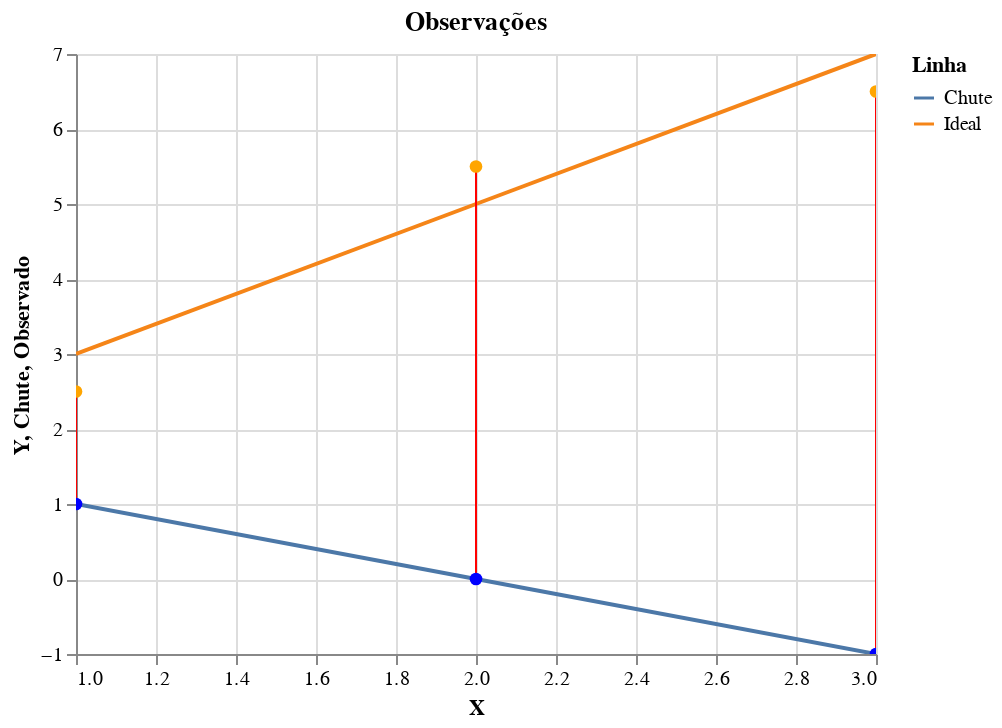

The cell this chart's notebook holds for it:
### Markdown cell above
### Um exemplo

Eu sei que é meio confuso, então vamos resolver um exercício simples: vamos tentar aproximar uma linha com três pontos.

<div style="text-align:center"><img src="https://media.giphy.com/media/HBWbIuHvXI2Eo/giphy.gif" width="30%"/></div>

Nesse exemplo, a linha representaria a **densidade real** da água, enquanto os pontos seriam **experimentos realizados**, mas agora vamos usar os termos $x$ e $y$ para simplificar o problema de um jeito que seria mais fácil de generalizar para outros casos.

Vamos fingir que pra linha temos:

$$f(x) = y = 2 \cdot x + 1 $$

E para os pontos observados:

$$p_1 = (1, 2.5)$$
$$p_2 = (2, 3.5)$$
$$p_3 = (3, 6.5)$$

> Note: estamos procurando a linha que reduz o erro, e essa pode ser (e provavelmente seria) diferente da linha ideal, livre de ruído. Nesse exemplo o nosso erro é de sempre $±0.5$, o que não aconteceria na vida real. Por conta disso, o nosso chute vai se aproximar da linha ideal no nosso exemplo.

#### Chute inicial

Quando eu estava realizando os experimentos, nós tentamos dar um chute inicial que se aproximasse ao máximo da nossa função de verdade. Na prática não é assim que acontece. Um bom primeiro chute reduz o número de passos que vamos dar. Mas na prática, quando lidamos com problemas mais complexos, não sabemos exatamente o que seria um bom ou mal chute, então escolhemos valores aleatórios para os parâmetros nossa linha ($m$ e $b$) - que também podemos chamar de **pesos** da nossa função.

### Code cell
#hide_input
from typing import List
import numpy as np
import pandas as pd
import altair as alt

def y_linha(x_list: List[float], m: float, b: float) -> List:
    """Retorna os valores de y dado x seguindo comportamento linear."""
    return [m*x+b for x in x_list]

# lists
m_chute = -1
b_chute = 2
x = [1, 2, 3]

y_ideal = [3, 5, 7]
y_obs = [2.5, 5.5, 6.5]
y_chute = y_linha(x, m_chute, b_chute)

# dataframes
df_linhas = pd.DataFrame({
    'Y': y_ideal + y_chute,
    'X': x + x,
    'Linha': ['Ideal']*3 + ['Chute']*3
})

df_pontos = pd.DataFrame({
    'X': x,
    'Observado': y_obs,
    'Chute': y_chute
})

# plots
plt_linhas = alt.Chart(df_linhas).encode(
    x='X',
    y='Y',
    color='Linha:N'
)

plt_pontos = alt.Chart(df_pontos).encode(
    x='',
    y='Y',
)

plt_diff = alt.Chart(df_pontos).encode(
    alt.X('X:Q'),
    alt.Y('Chute:Q'),
    alt.Y2('Ideal:Q')
)


alt.layer(
    plt_linhas.mark_line(),
    plt_diff.mark_rule(color='red').encode(alt.X('X'), alt.Y('Chute'), alt.Y2('Observado')),
    plt_pontos.mark_circle(color='orange', opacity=1, size=40).encode(x='X', y='Observado'),
    plt_pontos.mark_circle(color='blue', opacity=1, size=40).encode(x='X', y='Chute'),
).properties(title='Observações').interactive()

### Figure 1 — Vega-Lite specification as saved in the notebook (floating-point values rounded to 4 significant figures)
{"config": {"view": {"continuousWidth": 400, "continuousHeight": 300}}, "layer": [{"data": {"name": "data-cb1f7f678e23d76b1eada68351d5e297"}, "mark": "line", "encoding": {"color": {"type": "nominal", "field": "Linha"}, "x": {"type": "quantitative", "field": "X"}, "y": {"type": "quantitative", "field": "Y"}}, "selection": {"selector001": {"type": "interval", "bind": "scales", "encodings": ["x", "y"]}}}, {"data": {"name": "data-cab9d0b449025f61cbd552ef89ee2f34"}, "mark": {"type": "rule", "color": "red"}, "encoding": {"x": {"type": "quantitative", "field": "X"}, "y": {"type": "quantitative", "field": "Chute"}, "y2": {"field": "Observado"}}}, {"data": {"name": "data-cab9d0b449025f61cbd552ef89ee2f34"}, "mark": {"type": "circle", "color": "orange", "opacity": 1, "size": 40}, "encoding": {"x": {"type": "quantitative", "field": "X"}, "y": {"type": "quantitative", "field": "Observado"}}}, {"data": {"name": "data-cab9d0b449025f61cbd552ef89ee2f34"}, "mark": {"type": "circle", "color": "blue", "opacity": 1, "size": 40}, "encoding": {"x": {"type": "quantitative", "field": "X"}, "y": {"type": "quantitative", "field": "Chute"}}}], "title": "Observações", "$schema": "https://vega.github.io/schema/vega-lite/v4.8.1.json", "datasets": {"data-cb1f7f678e23d76b1eada68351d5e297": [{"Y": 3, "X": 1, "Linha": "Ideal"}, {"Y": 5, "X": 2, "Linha": "Ideal"}, {"Y": 7, "X": 3, "Linha": "Ideal"}, {"Y": 1, "X": 1, "Linha": "Chute"}, {"Y": 0, "X": 2, "Linha": "Chute"}, {"Y": -1, "X": 3, "Linha": "Chute"}], "data-cab9d0b449025f61cbd552ef89ee2f34": [{"X": 1, "Observado": 2.5, "Chute": 1}, {"X": 2, "Observado": 5.5, "Chute": 0}, {"X": 3, "Observado": 6.5, "Chute": -1}]}}
